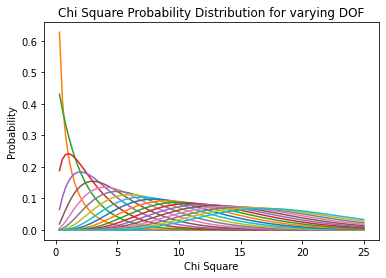

Recreate this plot in Python.
# -*- coding: utf-8 -*-
"""
Created on Sat Jan 15 01:04:37 2022

@author: srpdo
"""
import  numpy as np
import matplotlib.pyplot as plt
from scipy.special import gamma

def chi2_prob(chi2,dof):
    
    #Chi Square Distribution
    
    cons = 1/((2**(dof/2))*gamma((dof/2)))
    mult = chi2**((dof/2)-1)*np.exp(-chi2/2)
    return cons*mult

chi2 = np.linspace(0.3, 25.0, 100)      #100 eqaully spaced chi^2 values from 0.3 to 25
dof_max = 20                            #max degrees of freedom to display on graph


#ploting for all dof and chi^2 values
for dof in range(dof_max):
    plt.plot(chi2,chi2_prob(chi2, dof))

plt.xlabel("Chi Square")
plt.ylabel("Probability")    
plt.title("Chi Square Probability Distribution for varying DOF")
plt.show()
